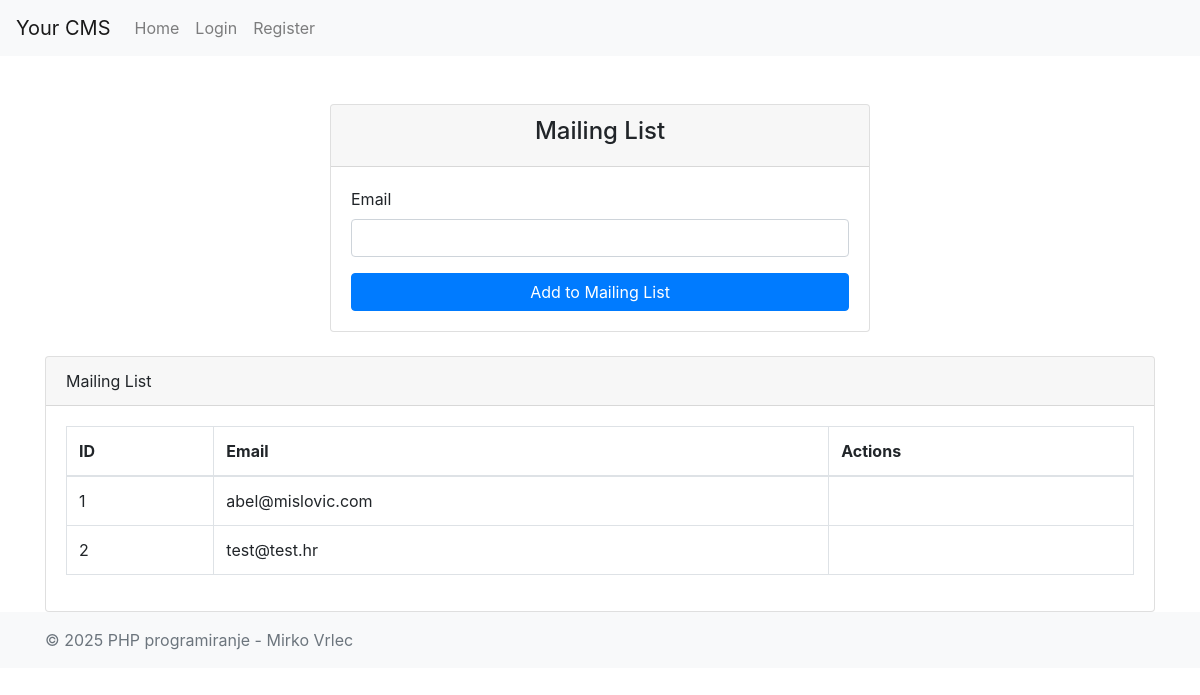
/admin/mailing_lists.php, run on the app's committed database.
### tables this page shows
CREATE TABLE `mailing_lists` (
  `id` int(11) NOT NULL AUTO_INCREMENT,
  `email` varchar(100) NOT NULL,
  `created_at` timestamp NOT NULL DEFAULT current_timestamp(),
  PRIMARY KEY (`id`),
  UNIQUE KEY `email` (`email`)
);

### admin/mailing_lists.php (the view, shortened to what this page needs)
<?php
include '../includes/config.php';
require_once '../includes/header.php';
?>
<!DOCTYPE html>
<html lang="en">
<head>
    <link href="https://stackpath.bootstrapcdn.com/bootstrap/4.5.2/css/bootstrap.min.css" rel="stylesheet">
</head>
<body>
    <div class="container mt-5">
        <div class="row justify-content-center">
            <div class="col-md-6">
                <div class="card">
                    <div class="card-header text-center">
                        <h4>Mailing List</h4>
                    </div>
                    <div class="card-body">
                        <form method="POST">
                            <div class="form-group">
                                <label for="email">Email</label>
                                <input type="email" class="form-control" name="email" required>
                            </div>
                            <button type="submit" name="create" class="btn btn-primary btn-block">Add to Mailing List</button>
                        </form>
                    </div>
                </div>
            </div>
        </div>
        <div class="card mt-4">
            <div class="card-header">Mailing List</div>
            <div class="card-body">
                <table class="table table-bordered">
                    <thead>
                        <tr>
                            <th>ID</th>
                            <th>Email</th>
                            <th>Actions</th>
                        </tr>
                    </thead>
                    <tbody>
                        <?php
                        $sql = "SELECT id, email FROM mailing_lists";
                        $result = $conn->query($sql);
                        if ($result->num_rows > 0) {
                            while ($row = $result->fetch_assoc()) {
                                echo "<tr>
                                        <td>{$row['id']}</td>
                                        <td>{$row['email']}</td>
                                        <td>";
                                echo "</td>
                                    </tr>";
                            }
                        } else {
                            echo "<tr><td colspan='3'>No mailing lists found</td></tr>";
                        }
                        ?>
                    </tbody>
                </table>
            </div>
        </div>
    </div>
</body>
</html>
<?php require_once '../includes/footer.php'; ?>

### data on the page
mailing_lists: id "1", email "abel@mislovic.com"
mailing_lists: id "2", email "test@test.hr"
